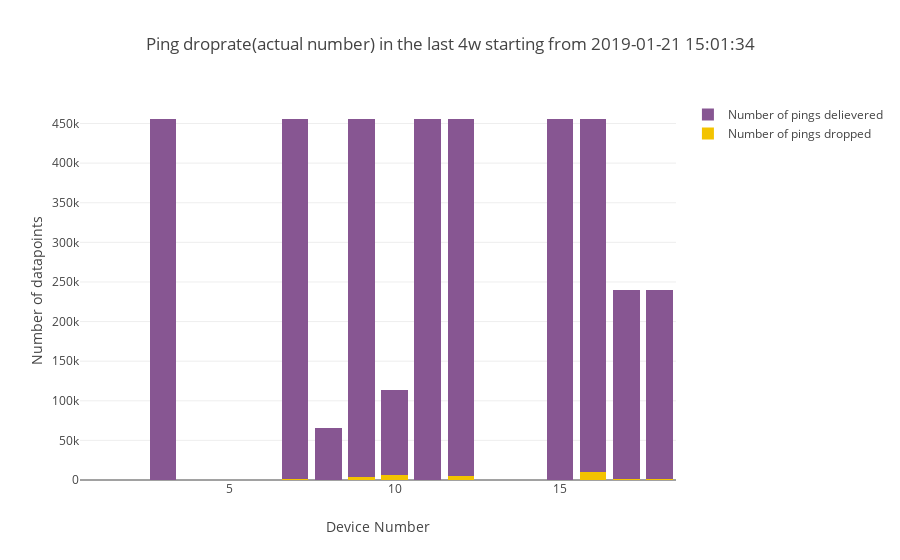

Here is the notebook cell this chart was saved with:
### Code cell
combined_bar_plot_2traces(xvalues=device_numbers,
                          yvalues1=pingdroprate_counts_time,
                          yvalues2=[a - b for a, b in zip(ping_counts_time, pingdroprate_counts_time)],
                          name1='Number of pings dropped',
                          name2='Number of pings delievered',
                          title="Ping droprate(actual number) in the last "+time_interval+ " starting from "+ starting_point,
                          ytitle="Number of datapoints")

### Figure 1 — Plotly figure (JSON) as saved in the notebook; plotly's stock layout.template omitted (floating-point values rounded to 4 significant figures)
{"data": [{"marker": {"color": "F3C300"}, "name": "Number of pings dropped", "type": "bar", "x": [1, 2, 3, 4, 5, 6, 7, 8, 9, 10, 11, 12, 13, 14, 15, 16, 17, 18], "y": [0, 0, 13, 0, 0, 0, 1477, 2, 3840, 6157, 466, 4714, 0, 0, 23, 10220, 976, 1109]}, {"marker": {"color": "875692"}, "name": "Number of pings delievered", "type": "bar", "x": [1, 2, 3, 4, 5, 6, 7, 8, 9, 10, 11, 12, 13, 14, 15, 16, 17, 18], "y": [0, 0, 455721, 0, 0, 0, 454237, 65295, 451894, 107343, 455268, 451020, 0, 0, 455711, 445514, 239177, 239044]}], "layout": {"barmode": "stack", "title": "Ping droprate(actual number) in the last 4w starting from 2019-01-21 15:01:34", "xaxis": {"title": "Device Number"}, "yaxis": {"title": "Number of datapoints"}}}
